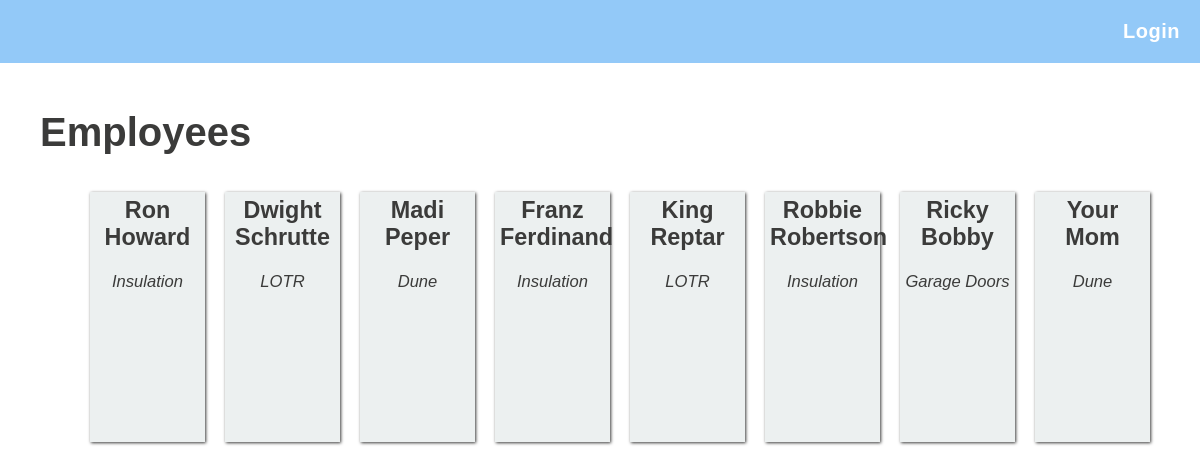
The app's page /employees/, older data.
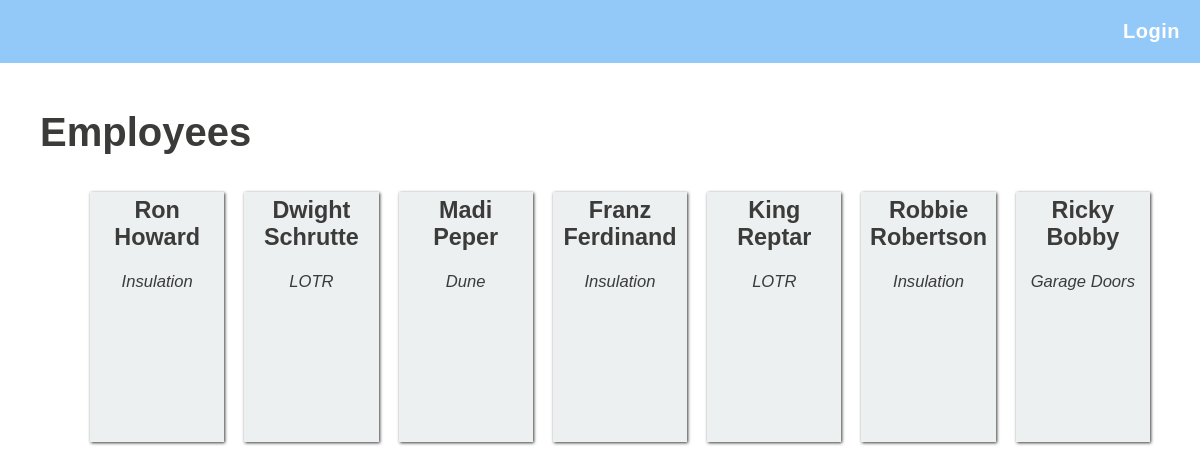
The same page, newer data.
### coastalapp/models/employee.py (models this page shows, shortened)
class Employee(models.Model):
    first_name = models.CharField(max_length=100)
    last_name = models.CharField(max_length=100)
    start_date = models.DateField()
    is_supervisor = models.BooleanField()
    department = models.ForeignKey(Department,
                                   related_name="employees",
                                   null=True,  # Makes column nullable in DB
                                   blank=True,  # Allows blank value on objects
                                   on_delete=models.CASCADE)
    class Meta:
        verbose_name = ("Employee")
        verbose_name_plural = ("Employees")

### coastalapp/models/department.py (models this page shows, shortened)
class Department(models.Model):
    department_name = models.CharField(max_length=100)
    class Meta:
        verbose_name = ("Department")
        verbose_name_plural = ("Departments")

### coastalapp/views/employees/employee_list.py (the view, shortened to what this page needs)
# urls.py: path('employees/', employee_list, name='employee_list'),
def employee_list(request):
    if request.method == 'GET':
        all_employees = Employee.objects.all()
        template = 'employees/employees_list.html'
        context = {
            'employees': all_employees
        }
        return render(request, template, context)

### coastalapp/templates/employees/employees_list.html (shortened to what this page needs)
{% extends 'shared/base.html' %} {% load static %} {% block css %}
<link rel="stylesheet" href="{% static 'styles/lists.css' %}" />
{% endblock css %} {% block content %}
<h1>Employees</h1>
<ol class="employee-list">
	<ol class="list">
		{% for employee in employees %}
		<li class="card">
			<a
				class="details-link"
				href="{% url 'coastalapp:employee' employee.id %}"
			>
				<h3 class="employee-name">
					{{ employee.first_name }} {{ employee.last_name }}
				</h3></a
			>
			<h5 class="employee-department">
				{{ employee.department.department_name }}
			</h5>
		</li>
		{% endfor %}
	</ol>
	{% endblock content %}

Row changes from the older to the newer data that the page shows:
removed Employee: first_name "Your", last_name "Mom", department.department_name "Dune"
